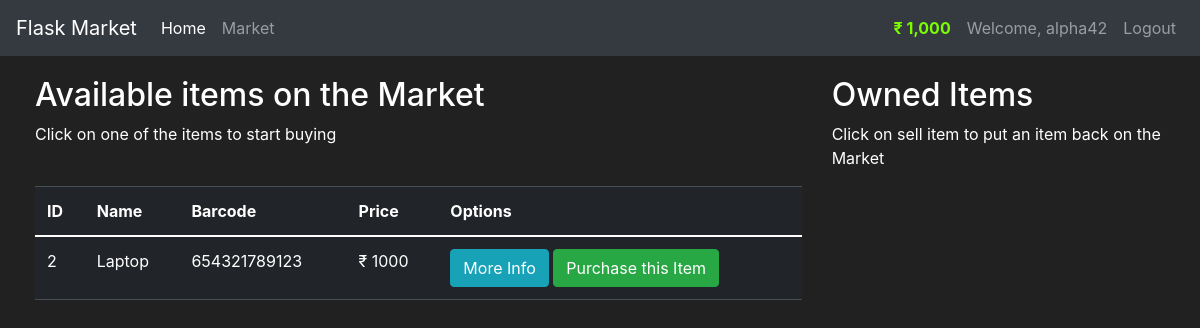
Page /market (signed in) on the earlier database version.
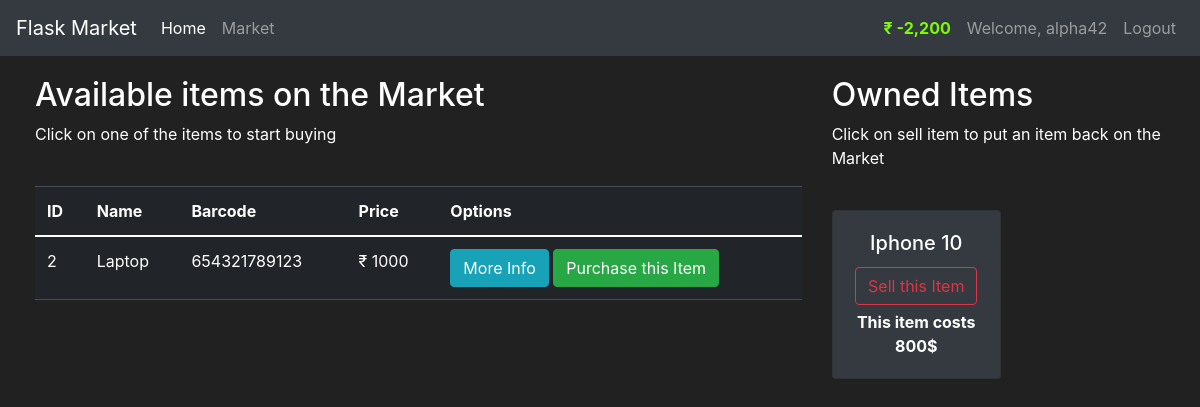
Same page on the later database version.
### market/models.py (models this page shows, shortened)
class User(db.Model, UserMixin):
    id = db.Column(db.Integer(), primary_key=True)
    username = db.Column(db.String(length=30), nullable=False, unique=True)
    email_address = db.Column(db.String(length=50), nullable=False, unique=True)
    password_hash = db.Column(db.String(length=60), nullable=False)
    budget = db.Column(db.Integer(), nullable=False, default=1000)
    items = db.relationship('Item', backref='owned_user', lazy=True)
    @property
    def prettier_budget(self):
        if len(str(self.budget)) >= 4:
            return f'{str(self.budget)[:-3]},{str(self.budget)[-3:]}'
        else:
            return f'{self.budget}'
    @property
    def password(self):
        return self.password

class Item(db.Model):
    id = db.Column(db.Integer(), primary_key=True)
    name = db.Column(db.String(length=30), nullable=False, unique=True)
    price = db.Column(db.Integer(), nullable=False)
    barcode = db.Column(db.String(length=12), nullable=False, unique=True)
    description = db.Column(db.String(length=1024), nullable=False, unique=True)
    owner = db.Column(db.Integer(), db.ForeignKey('user.id'))

### market/routes.py (the view, shortened to what this page needs)
@app.route('/market', methods=['GET', 'POST'])
@login_required
def product():
    purchase_form = PurchaseItemForm()
    selling_form = SellItemForm()
    if request.method == 'GET':
        items = Item.query.filter_by(owner=None)
        owned_items = Item.query.filter_by(owner=current_user.id)
        return render_template('market.html', items=items, purchase_form=purchase_form, owned_items=owned_items ,selling_form=selling_form)

### market/models.py (called while the page is built)
@login_manager.user_loader
def load_user(user_id):
    return User.query.get(int(user_id))

### market/templates/market.html (shortened to what this page needs)
{% extends 'base.html' %}
{% block content %}
<div class="row" style="margin-top:20px; margin-left:20px">
    <div class="col-8">
        <h2>Available items on the Market</h2>
        <p>Click on one of the items to start buying</p>
        <br>
        <table class="table table-hover table-dark">
            <thead>
                <tr>
                    <th scope="col">ID</th>
                    <th scope="col">Name</th>
                    <th scope="col">Barcode</th>
                    <th scope="col">Price</th>
                    <th scope="col">Options</th>
                </tr>
            </thead>
            <tbody>
                {% for item in items %}
                <tr>
                    <td>{{ item.id }}</td>
                    <td>{{ item.name }}</td>
                    <td>{{ item.barcode }}</td>
                    <td>&#8377; {{ item.price }}</td>
                    <td>
                        <button class="btn btn-outline btn-info" data-toggle="modal"
                            data-target="#Modal-MoreInfo-{{ item.id }}">More Info</button>
                        <button class="btn btn-outline btn-success" data-toggle="modal"
                            data-target="#Modal-PurchaseConfirm-{{ item.id }}">Purchase this Item</button>
                    </td>
                </tr>
                {% endfor %}
            </tbody>
        </table>
    </div>
    <div class="col-4">
        <h2>Owned Items</h2>
        <p>Click on sell item to put an item back on the Market</p>
        <br>
        <div class="row">
            {% for owned_item in owned_items %}
            <div class="col-md-6">
                <div style="margin-bottom: 5px" class="card text-center bg-dark">
                    <div class="card-body">
                        <h5 class="card-title">{{ owned_item.name }}</h5>
                        <button type="button" class="btn btn-outline-danger" style="margin-bottom: 5px"
                            data-toggle="modal" data-target="#Modal-SellingConfirm-{{ owned_item.id }}">
                            Sell this Item
                        </button>
                        <p class="card-text"><strong>
                                This item costs {{ owned_item.price }}$
                            </strong></p>
                    </div>
                </div>
            </div>
            {% endfor %}
        </div>
    </div>
</div>
{% endblock %}

### market/templates/base.html (shortened to what this page needs)
<!doctype html>
<html lang="en">
<head>
    <link href="https://cdn.jsdelivr.net/npm/bootstrap@5.0.2/dist/css/bootstrap.min.css" rel="stylesheet"
>
    <link rel="stylesheet" href="https://cdn.jsdelivr.net/npm/bootstrap@4.5.3/dist/css/bootstrap.min.css"
>
</head>
<body>
    <nav class="navbar navbar-expand-md navbar-dark bg-dark">
        <a class="navbar-brand" href="{{url_for('home')}}">Flask Market</a>
        <div class="collapse navbar-collapse" id="navbarNav">
            <ul class="navbar-nav mr-auto">
                <li class="nav-item active">
                    <a class="nav-link" href="{{url_for('home')}}">Home</a>
                </li>
                <li class="nav-item">
                    <a class="nav-link" href="{{url_for('product')}}">Market</a>
                </li>
            </ul>
            {% if current_user.is_authenticated %}
            <ul class="navbar-nav" style="margin-left:auto">
                <li class="nav-item">
                    <a class="nav-link" style="color: lawngreen; font-weight: bold;">
                        &#8377; {{ current_user.prettier_budget }}
                    </a>
                </li>
                <li class="nav-item">
                    <a class="nav-link" href="">Welcome, {{current_user.username}}</a>
                </li>
                <li class="nav-item">
                    <a class="nav-link" href="{{url_for('logoutPage')}}">Logout</a>
                </li>
            </ul>
            {% endif %}
        </div>
    </nav>
    {% block content %}
    {% endblock %}
</body>
</html>

### market/templates/base.html (style rules this page uses)
body { background-color: #212121; color: white; }

Differences in the rows shown:
changed User "alpha42": prettier_budget "1,000" → "-2,200"
now on this page (row edited): Item: name "Iphone 10", price "800", shown under "Owned Items"
